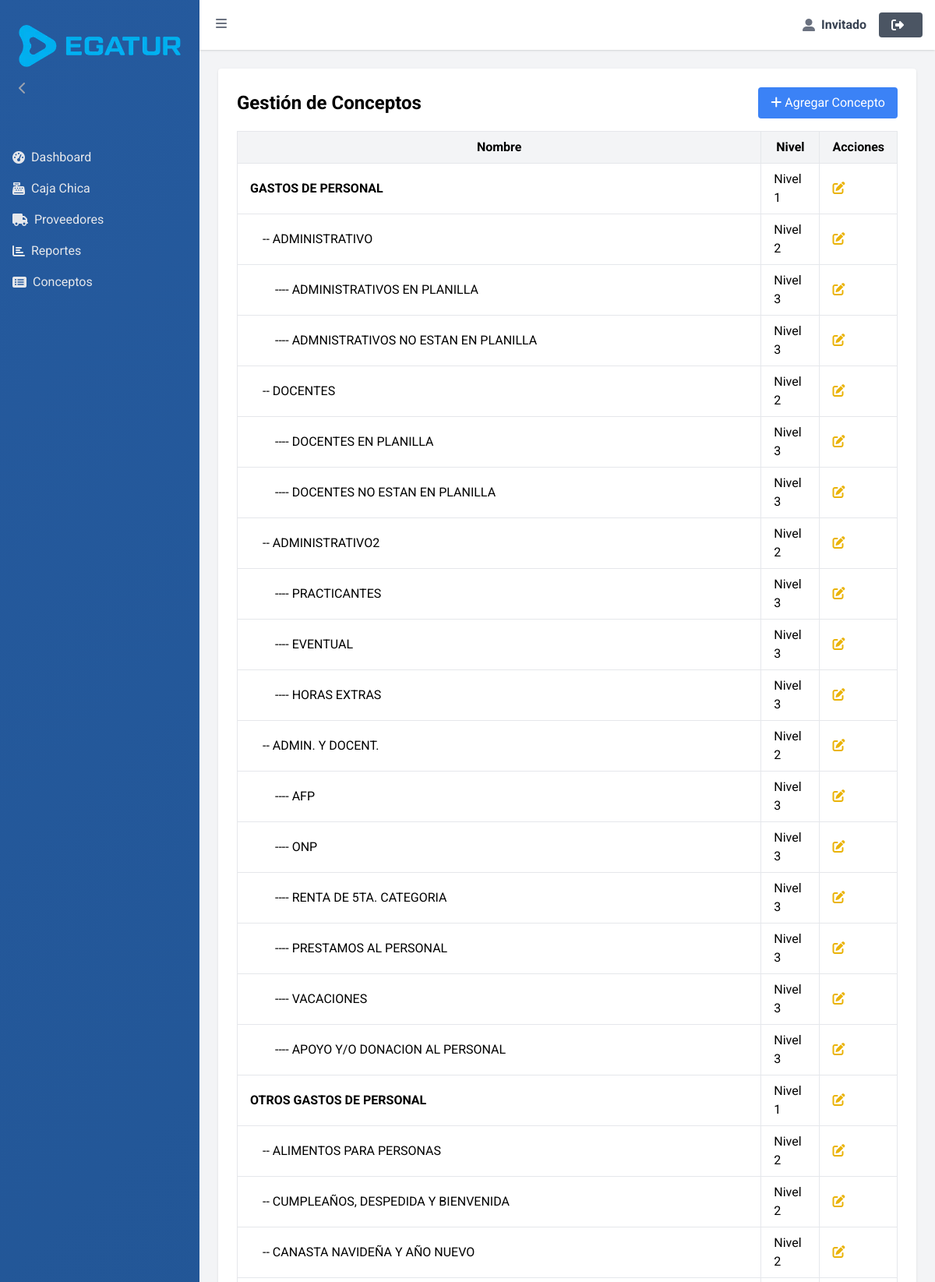
The page /conceptos/ (upper part) on the database its author committed.
### myapp/models.py (models this page shows, shortened)
class Concepto(models.Model):
    concepto_nombre = models.CharField(max_length=255)
    nivel = models.IntegerField(choices=[(1, 'Nivel 1'), (2, 'Nivel 2'), (3, 'Nivel 3')])
    id_concepto_padre = models.ForeignKey('self', null=True, blank=True, on_delete=models.CASCADE, related_name='subconceptos')

### myapp/views.py (the view)
# urls.py: path('conceptos/', conceptos, name='conceptos'),
def conceptos(request):
    conceptos = Concepto.objects.all()
    conceptos_hierarchy = build_concepto_hierarchy(conceptos)
    return render(request, 'conceptos.html', {
        'conceptos_hierarchy': conceptos_hierarchy
    })

### myapp/views.py (called while the page is built)
def build_concepto_hierarchy(conceptos):
    hierarchy = []
    nivel1 = conceptos.filter(nivel=1)
    nivel2 = conceptos.filter(nivel=2)
    nivel3 = conceptos.filter(nivel=3)
    for nivel1_item in nivel1:
        nivel1_dict = {
            "concepto": nivel1_item,
            "subconceptos": []
        }
        for nivel2_item in nivel2.filter(id_concepto_padre=nivel1_item):
            nivel2_dict = {
                "concepto": nivel2_item,
                "subconceptos": []
            }
            for nivel3_item in nivel3.filter(id_concepto_padre=nivel2_item):
                nivel2_dict["subconceptos"].append({
                    "concepto": nivel3_item,
                    "subconceptos": []
                })
            nivel1_dict["subconceptos"].append(nivel2_dict)
        hierarchy.append(nivel1_dict)
    return hierarchy

### templates/conceptos.html (shortened to what this page needs)
{% extends 'base.html' %}
{% block content %}
<link href="https://cdn.jsdelivr.net/npm/select2@4.0.13/dist/css/select2.min.css" rel="stylesheet" />
<div class="container mx-auto p-6 bg-white shadow rounded">
  <div class="flex justify-between items-center mb-4">
    <h1 class="text-2xl font-bold">Gestión de Conceptos</h1>
    <button id="addConceptoBtn" class="px-4 py-2 bg-blue-500 text-white rounded hover:bg-blue-600">
      <i class="fas fa-plus"></i> Agregar Concepto
    </button>
  </div>
  <table class="table-auto w-full border-collapse border border-gray-200">
    <thead>
      <tr class="bg-gray-100">
        <th class="border border-gray-200 px-4 py-2">Nombre</th>
        <th class="border border-gray-200 px-4 py-2">Nivel</th>
        <th class="border border-gray-200 px-4 py-2">Acciones</th>
      </tr>
    </thead>
<tbody>
  {% for nivel1 in conceptos_hierarchy %}
    <tr>
      <td class="border px-4 py-2 font-bold">{{ nivel1.concepto.concepto_nombre }}</td>
      <td class="border px-4 py-2">Nivel {{ nivel1.concepto.nivel }}</td>
      <td class="border px-4 py-2">
        <button class="edit-btn text-yellow-500" data-id="{{ nivel1.concepto.id }}" data-nombre="{{ nivel1.concepto.concepto_nombre }}" data-nivel="{{ nivel1.concepto.nivel }}">
          <i class="fas fa-edit"></i>
        </button>
      </td>
    </tr>
    {% for nivel2 in nivel1.subconceptos %}
      <tr>
        <td class="border px-4 py-2 pl-8">-- {{ nivel2.concepto.concepto_nombre }}</td>
        <td class="border px-4 py-2">Nivel {{ nivel2.concepto.nivel }}</td>
        <td class="border px-4 py-2">
          <button class="edit-btn text-yellow-500" data-id="{{ nivel2.concepto.id }}" data-nombre="{{ nivel2.concepto.concepto_nombre }}" data-nivel="{{ nivel2.concepto.nivel }}">
            <i class="fas fa-edit"></i>
          </button>
        </td>
      </tr>
      {% for nivel3 in nivel2.subconceptos %}
        <tr>
          <td class="border px-4 py-2 pl-12">---- {{ nivel3.concepto.concepto_nombre }}</td>
          <td class="border px-4 py-2">Nivel {{ nivel3.concepto.nivel }}</td>
          <td class="border px-4 py-2">
            <button class="edit-btn text-yellow-500" data-id="{{ nivel3.concepto.id }}" data-nombre="{{ nivel3.concepto.concepto_nombre }}" data-nivel="{{ nivel3.concepto.nivel }}">
              <i class="fas fa-edit"></i>
            </button>
          </td>
        </tr>
      {% endfor %}
    {% endfor %}
  {% endfor %}
</tbody>
  </table>
</div>
{% endblock %}

### rows shown on the page
Concepto: concepto.concepto_nombre "GASTOS DE PERSONAL", concepto.nivel "1"
Concepto: concepto.concepto_nombre "ADMINISTRATIVO", concepto.nivel "2"
Concepto: concepto.concepto_nombre "ADMINISTRATIVOS EN PLANILLA", concepto.nivel "3"
Concepto: concepto.concepto_nombre "ADMNISTRATIVOS NO ESTAN EN PLANILLA", concepto.nivel "3"
Concepto: concepto.concepto_nombre "DOCENTES", concepto.nivel "2"
Concepto: concepto.concepto_nombre "DOCENTES EN PLANILLA", concepto.nivel "3"
Concepto: concepto.concepto_nombre "DOCENTES NO ESTAN EN PLANILLA", concepto.nivel "3"
Concepto: concepto.concepto_nombre "ADMINISTRATIVO2", concepto.nivel "2"
Concepto: concepto.concepto_nombre "PRACTICANTES", concepto.nivel "3"
Concepto: concepto.concepto_nombre "EVENTUAL", concepto.nivel "3"
Concepto: concepto.concepto_nombre "HORAS EXTRAS", concepto.nivel "3"
Concepto: concepto.concepto_nombre "ADMIN. Y DOCENT.", concepto.nivel "2"
Concepto: concepto.concepto_nombre "AFP", concepto.nivel "3"
Concepto: concepto.concepto_nombre "ONP", concepto.nivel "3"
Concepto: concepto.concepto_nombre "RENTA DE 5TA. CATEGORIA", concepto.nivel "3"
Concepto: concepto.concepto_nombre "PRESTAMOS AL PERSONAL", concepto.nivel "3"
Concepto: concepto.concepto_nombre "VACACIONES", concepto.nivel "3"
Concepto: concepto.concepto_nombre "APOYO Y/O DONACION AL PERSONAL", concepto.nivel "3"
Concepto: concepto.concepto_nombre "OTROS GASTOS DE PERSONAL", concepto.nivel "1"
Concepto: concepto.concepto_nombre "ALIMENTOS PARA PERSONAS", concepto.nivel "2"
Concepto: concepto.concepto_nombre "CUMPLEAÑOS, DESPEDIDA Y BIENVENIDA", concepto.nivel "2"
Concepto: concepto.concepto_nombre "CANASTA NAVIDEÑA Y AÑO NUEVO", concepto.nivel "2"
